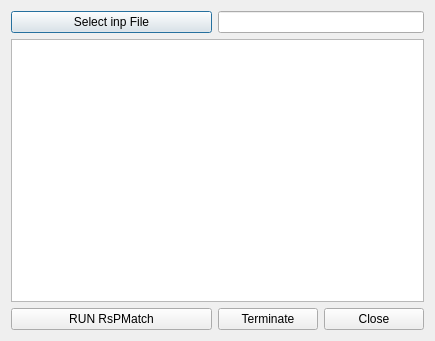
<?xml version="1.0" encoding="UTF-8"?>
<ui version="4.0">
 <class>run_RspMatch_dlg</class>
 <widget class="QDialog" name="run_RspMatch_dlg">
  <property name="geometry">
   <rect>
    <x>0</x>
    <y>0</y>
    <width>435</width>
    <height>341</height>
   </rect>
  </property>
  <property name="windowTitle">
   <string>Dialog</string>
  </property>
  <layout class="QGridLayout" name="gridLayout">
   <item row="0" column="0" colspan="2">
    <widget class="QPushButton" name="pushButton_select_inpFile">
     <property name="text">
      <string>Select inp File</string>
     </property>
    </widget>
   </item>
   <item row="2" column="3">
    <widget class="QPushButton" name="pushButton_close">
     <property name="text">
      <string>Close</string>
     </property>
    </widget>
   </item>
   <item row="2" column="2">
    <widget class="QPushButton" name="pushButton_kill_RspMatch">
     <property name="text">
      <string>Terminate</string>
     </property>
    </widget>
   </item>
   <item row="2" column="0" colspan="2">
    <widget class="QPushButton" name="pushButton_run">
     <property name="text">
      <string>RUN RsPMatch</string>
     </property>
    </widget>
   </item>
   <item row="1" column="0" colspan="4">
    <widget class="QTextBrowser" name="textBrowser"/>
   </item>
   <item row="0" column="2" colspan="2">
    <widget class="QLineEdit" name="lineEdit_inpFileName"/>
   </item>
  </layout>
 </widget>
 <resources/>
 <connections>
  <connection>
   <sender>pushButton_close</sender>
   <signal>clicked()</signal>
   <receiver>run_RspMatch_dlg</receiver>
   <slot>close()</slot>
   <hints>
    <hint type="sourcelabel">
     <x>367</x>
     <y>250</y>
    </hint>
    <hint type="destinationlabel">
     <x>418</x>
     <y>270</y>
    </hint>
   </hints>
  </connection>
 </connections>
</ui>
